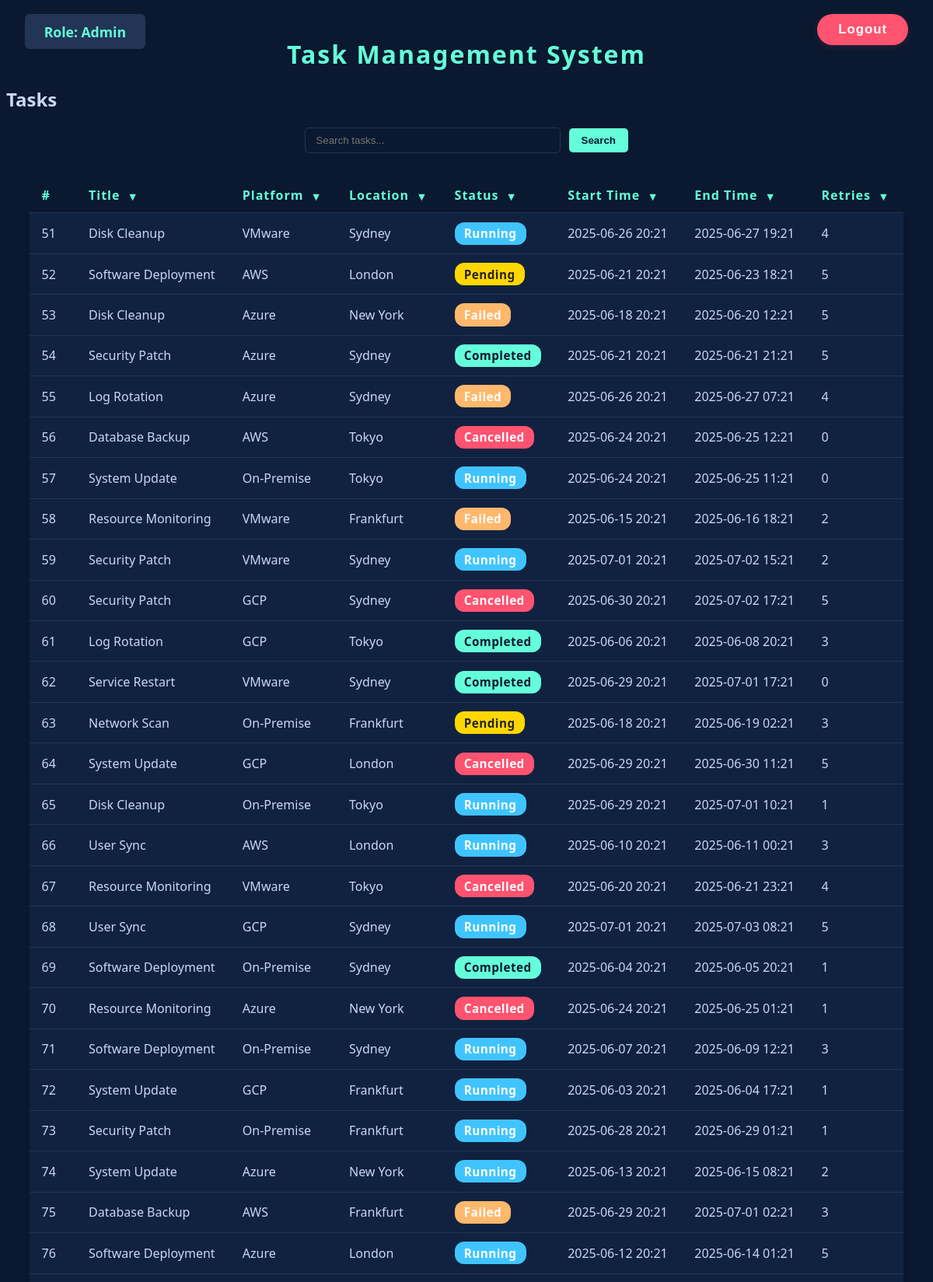
/tasks/?search=&page=2 (signed in, upper part), run on the app's committed database.
### main/models.py (models this page shows, shortened)
class Task(models.Model):
    title = models.CharField(max_length=100, default="System Update")
    platform = models.CharField(max_length=100)
    location = models.CharField(max_length=100)
    status = models.CharField(max_length=50)
    start_time = models.CharField(max_length=100)
    end_time = models.CharField(max_length=100, null=True, blank=True)
    retries = models.IntegerField(default=0)

### main/views.py (the view, shortened to what this page needs)
# urls.py: path('tasks/', views.task_list, name='task_list'),
@login_required
def task_list(request):
    search = request.GET.get('search', '').strip()
    tasks = Task.objects.all()
    title = request.GET.get('title', '')
    platform = request.GET.get('platform', '')
    location = request.GET.get('location', '')
    status = request.GET.get('status', '')
    start_time = request.GET.get('start_time', '')
    end_time = request.GET.get('end_time', '')
    retries = request.GET.get('retries', '')
    if title:
        tasks = tasks.filter(title=title)
    if platform:
        tasks = tasks.filter(platform=platform)
    if location:
        tasks = tasks.filter(location=location)
    if status:
        tasks = tasks.filter(status=status)
    if start_time:
        tasks = tasks.filter(start_time=start_time)
    if end_time:
        tasks = tasks.filter(end_time=end_time)
    if retries:
        tasks = tasks.filter(retries=retries)
    titles = Task.objects.values_list('title', flat=True).distinct()
    platforms = Task.objects.values_list('platform', flat=True).distinct()
    locations = Task.objects.values_list('location', flat=True).distinct()
    statuses = Task.objects.values_list('status', flat=True).distinct()
    start_times = Task.objects.values_list('start_time', flat=True).distinct()
    end_times = Task.objects.values_list('end_time', flat=True).distinct()
    retries_list = Task.objects.values_list('retries', flat=True).distinct()
    paginator = Paginator(tasks, 50)
    page_number = request.GET.get('page', 1)
    page_obj = paginator.get_page(page_number)
    selected_role = request.session.get('selected_role', '')
    context = {
        'tasks': page_obj.object_list,
        'page_obj': page_obj,
        'search': search,
        'selected_role': selected_role,
        'titles': titles,
        'platforms': platforms,
        'locations': locations,
        'statuses': statuses,
        'start_times': start_times,
        'end_times': end_times,
        'retries': retries_list,
    }
    if request.headers.get('x-requested-with') == 'XMLHttpRequest':
        html = render_to_string('main/task_table_rows.html', {
            **context,
            'user': request.user,
        })
        return JsonResponse({'html': html})
    return render(request, 'main/task_system.html', context)

### main/templates/main/task_system.html (shortened to what this page needs)
<!DOCTYPE html>
<html>
<head>
</head>
<body>
    <div style="position: absolute; top: 18px; left: 32px; z-index: 10;">
        <span class="role-box" style="background: #233554; color: #64ffda; font-weight: bold; font-size: 1.1em; padding: 0.6em 1.4em;">
            Role:
            {% if request.session.selected_role %}
                {{ request.session.selected_role|title }}
            {% else %}
                {% if user.is_superuser %}Admin{% else %}Client{% endif %}
            {% endif %}
        </span>
    </div>
    <div style="position: absolute; top: 18px; right: 32px; z-index: 10;">
        {% if user.is_authenticated %}
            <form action="{% url 'logout' %}" method="post" style="display:inline;">
                <button type="submit"
                        style="
                            background: #ff5370;
                            color: #fff;
                            font-weight: bold;
                            border: none;
                            border-radius: 24px;
                            padding: 0.6em 1.6em;
                            font-size: 1.05em;
                            box-shadow: 0 2px 8px rgba(255,83,112,0.15);
                            cursor: pointer;
                            transition: background 0.2s, color 0.2s, box-shadow 0.2s;
                            letter-spacing: 1px;
                        "
                        onmouseover="this.style.background='#d32f2f';"
                        onmouseout="this.style.background='#ff5370';"
                        title="Logout">
                    Logout
                </button>
            </form>
        {% endif %}
    </div>
    <h1 style="text-align:center; color:#64ffda; margin-top:1.5em; margin-bottom:0.5em; letter-spacing:2px;">
        Task Management System
    </h1>
    <h2>Tasks</h2>
    <form method="get" action="{% url 'task_list' %}" style="text-align:center; margin-bottom:1.5em;">
        <input
            type="text"
            name="search"
            value="{{ search|default:'' }}"
            placeholder="Search tasks..."
            style="padding:0.6em 1em; border-radius:5px; border:1px solid #233554; background:#0a192f; color:#ccd6f6; width:300px;"
            autofocus
        >
        <button type="submit" style="background:#64ffda; color:#0a192f; font-weight:600; border-radius:5px; border:none; padding:0.6em 1.2em; margin-left:0.5em;">Search</button>
    </form>
    <form method="get" id="filter-form">
      <table>
        <thead>
          <tr>
            <th>#</th>
            <th>
              Title
              <span class="dropdown-arrow" onclick="toggleDropdown('title-dropdown')">&#9660;</span>
            </th>
            <th>
              Platform
              <span class="dropdown-arrow" onclick="toggleDropdown('platform-dropdown')">&#9660;</span>
            </th>
            <th>
              Location
              <span class="dropdown-arrow" onclick="toggleDropdown('location-dropdown')">&#9660;</span>
            </th>
            <th>
              Status
              <span class="dropdown-arrow" onclick="toggleDropdown('status-dropdown')">&#9660;</span>
            </th>
            <th>
              Start Time
              <span class="dropdown-arrow" onclick="toggleDropdown('starttime-dropdown')">&#9660;</span>
            </th>
            <th>
              End Time
              <span class="dropdown-arrow" onclick="toggleDropdown('endtime-dropdown')">&#9660;</span>
            </th>
            <th>
              Retries
              <span class="dropdown-arrow" onclick="toggleDropdown('retries-dropdown')">&#9660;</span>
            </th>
          </tr>
        </thead>
        <tbody id="task-table-body">
          {% include 'main/task_table_rows.html' with selected_role=selected_role %}
        </tbody>
      </table>
    </form>
</body>
</html>

### main/templates/main/task_table_rows.html (shortened to what this page needs)
<tbody>
    {% for task in tasks %}
    <tr id="data-row-{{ task.id }}" class="data-row">
        <td>{{ forloop.counter0|add:page_obj.start_index }}</td>
        <td>{{ task.title }}</td>
        <td>{{ task.platform }}</td>
        <td>{{ task.location }}</td>
        <td>
            <span class="status-label status-{{ task.status|lower }}">{{ task.status|capfirst }}</span>
        </td>
        <td>{{ task.start_time }}</td>
        <td>{{ task.end_time }}</td>
        <td>{{ task.retries }}</td>
    </tr>
    {% endfor %}
</tbody>

### main/templates/main/task_system.html (style rules this page uses)
body { background: #0a192f; color: #ccd6f6; font-family: 'Segoe UI', Arial, sans-serif; }
table { width: 95%; margin: 2em auto; border-collapse: collapse; background: #112240; border-radius: 10px; overflow: hidden; box-shadow: 0 2px 8px rgba(10,25,47,0.3); }
th, td { padding: 0.7em 1em; border-bottom: 1px solid #233554; text-align: left; }
th { background: #0a192f; color: #64ffda; font-weight: 600; letter-spacing: 1px; }
.role-box { background: #233554; color: #64ffda; padding: 0.5em 1em; border-radius: 6px; margin-bottom: 1em; display: inline-block; font-weight: bold; }
button { background: #64ffda; color: #0a192f; border: none; padding: 0.7em 1.4em; border-radius: 5px; cursor: pointer; }
.dropdown-arrow { cursor: pointer; margin-left: 4px; font-size: 0.9em; vertical-align: middle; }
th { position: relative; }

### main/templates/main/task_table_rows.html (style rules this page uses)
.status-label { padding: 0.3em 0.8em; border-radius: 12px; font-weight: bold; font-size: 0.95em; letter-spacing: 0.5px; display: inline-block; }
.status-cancelled { background: #ff5370; color: #fff; }
.status-failed { background: #ffb86c; color: #fff; }
.status-pending { background: #ffd700; color: #222; }
.status-completed { background: #64ffda; color: #0a192f; }
.status-running { background: #40c4ff; color: #fff; }

### data on the page
Task: title "Disk Cleanup", platform "VMware", location "Sydney", status "Running", start_time "2025-06-26 20:21", end_time "2025-06-27 19:21", retries "4"
Task: title "Software Deployment", platform "AWS", location "London", status "Pending", start_time "2025-06-21 20:21", end_time "2025-06-23 18:21", retries "5"
Task: title "Disk Cleanup", platform "Azure", location "New York", status "Failed", start_time "2025-06-18 20:21", end_time "2025-06-20 12:21", retries "5"
Task: title "Security Patch", platform "Azure", location "Sydney", status "Completed", start_time "2025-06-21 20:21", end_time "2025-06-21 21:21", retries "5"
Task: title "Log Rotation", platform "Azure", location "Sydney", status "Failed", start_time "2025-06-26 20:21", end_time "2025-06-27 07:21", retries "4"
Task: title "Database Backup", platform "AWS", location "Tokyo", status "Cancelled", start_time "2025-06-24 20:21", end_time "2025-06-25 12:21", retries "0"
Task: title "System Update", platform "On-Premise", location "Tokyo", status "Running", start_time "2025-06-24 20:21", end_time "2025-06-25 11:21", retries "0"
Task: title "Resource Monitoring", platform "VMware", location "Frankfurt", status "Failed", start_time "2025-06-15 20:21", end_time "2025-06-16 18:21", retries "2"
Task: title "Security Patch", platform "VMware", location "Sydney", status "Running", start_time "2025-07-01 20:21", end_time "2025-07-02 15:21", retries "2"
Task: title "Security Patch", platform "GCP", location "Sydney", status "Cancelled", start_time "2025-06-30 20:21", end_time "2025-07-02 17:21", retries "5"
Task: title "Log Rotation", platform "GCP", location "Tokyo", status "Completed", start_time "2025-06-06 20:21", end_time "2025-06-08 20:21", retries "3"
Task: title "Service Restart", platform "VMware", location "Sydney", status "Completed", start_time "2025-06-29 20:21", end_time "2025-07-01 17:21", retries "0"
Task: title "Network Scan", platform "On-Premise", location "Frankfurt", status "Pending", start_time "2025-06-18 20:21", end_time "2025-06-19 02:21", retries "3"
Task: title "System Update", platform "GCP", location "London", status "Cancelled", start_time "2025-06-29 20:21", end_time "2025-06-30 11:21", retries "5"
Task: title "Disk Cleanup", platform "On-Premise", location "Tokyo", status "Running", start_time "2025-06-29 20:21", end_time "2025-07-01 10:21", retries "1"
Task: title "User Sync", platform "AWS", location "London", status "Running", start_time "2025-06-10 20:21", end_time "2025-06-11 00:21", retries "3"
Task: title "Resource Monitoring", platform "VMware", location "Tokyo", status "Cancelled", start_time "2025-06-20 20:21", end_time "2025-06-21 23:21", retries "4"
Task: title "User Sync", platform "GCP", location "Sydney", status "Running", start_time "2025-07-01 20:21", end_time "2025-07-03 08:21", retries "5"
Task: title "Software Deployment", platform "On-Premise", location "Sydney", status "Completed", start_time "2025-06-04 20:21", end_time "2025-06-05 20:21", retries "1"
Task: title "Resource Monitoring", platform "Azure", location "New York", status "Cancelled", start_time "2025-06-24 20:21", end_time "2025-06-25 01:21", retries "1"
Task: title "Software Deployment", platform "On-Premise", location "Sydney", status "Running", start_time "2025-06-07 20:21", end_time "2025-06-09 12:21", retries "3"
Task: title "System Update", platform "GCP", location "Frankfurt", status "Running", start_time "2025-06-03 20:21", end_time "2025-06-04 17:21", retries "1"
Task: title "Security Patch", platform "On-Premise", location "Frankfurt", status "Running", start_time "2025-06-28 20:21", end_time "2025-06-29 01:21", retries "1"
Task: title "System Update", platform "Azure", location "New York", status "Running", start_time "2025-06-13 20:21", end_time "2025-06-15 08:21", retries "2"
Task: title "Database Backup", platform "AWS", location "Frankfurt", status "Failed", start_time "2025-06-29 20:21", end_time "2025-07-01 02:21", retries "3"
Task: title "Software Deployment", platform "Azure", location "London", status "Running", start_time "2025-06-12 20:21", end_time "2025-06-14 01:21", retries "5"
